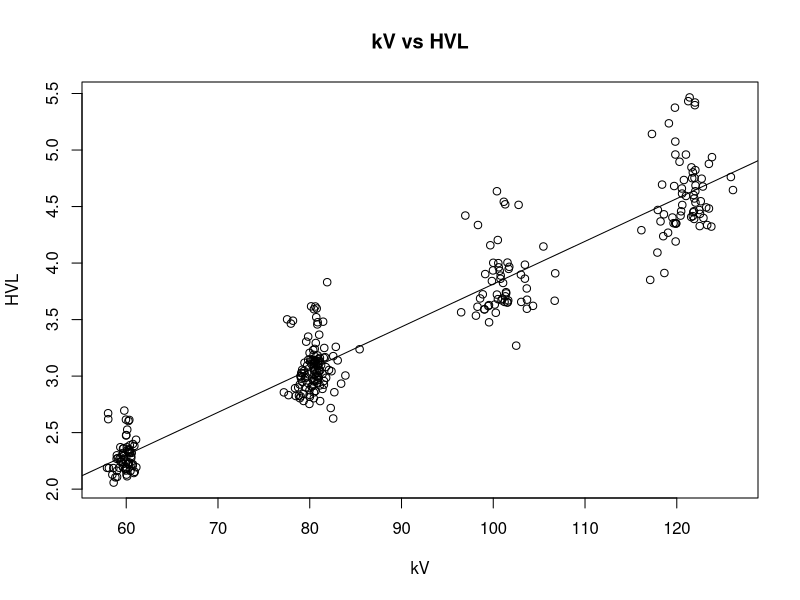

Recreate this plot in R.
# Perform analysis of measured half value layers as a function of kV
#
# Read the table of HVL as a function of kV. Each column contains the measured HVL at that kV
hvl1 <- read.table("HVL_1.csv",header=TRUE,sep=",")

# Read the table of kV vs HVL
hvl2 <- read.table("HVL_2.csv",header=TRUE,sep=",")

# Read the table of measured HVL vs HVL reported by the Barracuda
hvl_meas_meter <- read.table("HVLMeasMeter.csv",header=TRUE,sep=",")

# Plot hvl2 data
attach(hvl2)
plot(kV,HVL)
abline(lm(HVL~kV))
title("kV vs HVL")
detach(hvl2)

# get a linear fit to the kV/HVL data
hvl_fit <- lm(hvl2$HVL ~ hvl2$kV)